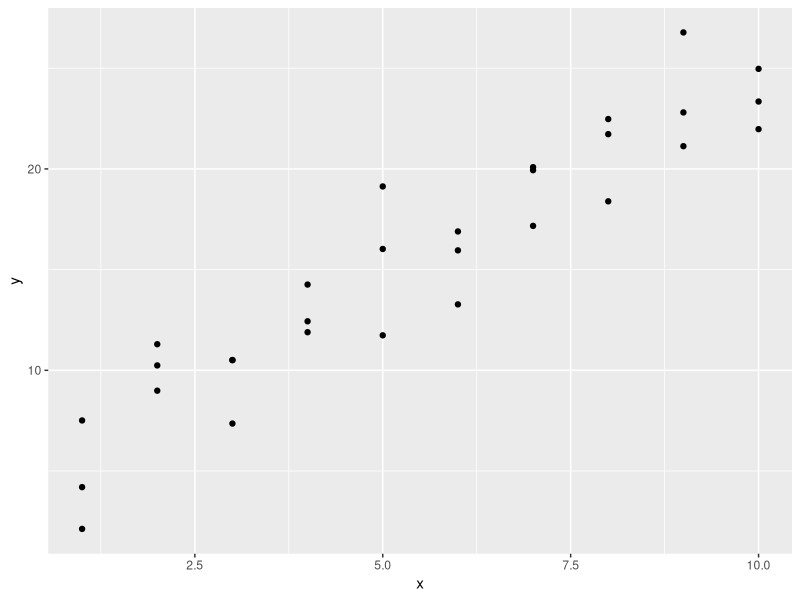
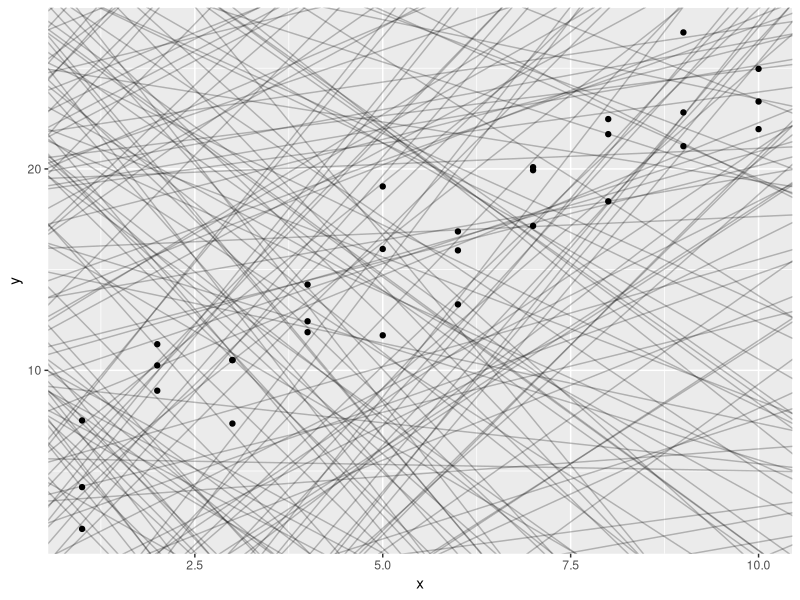
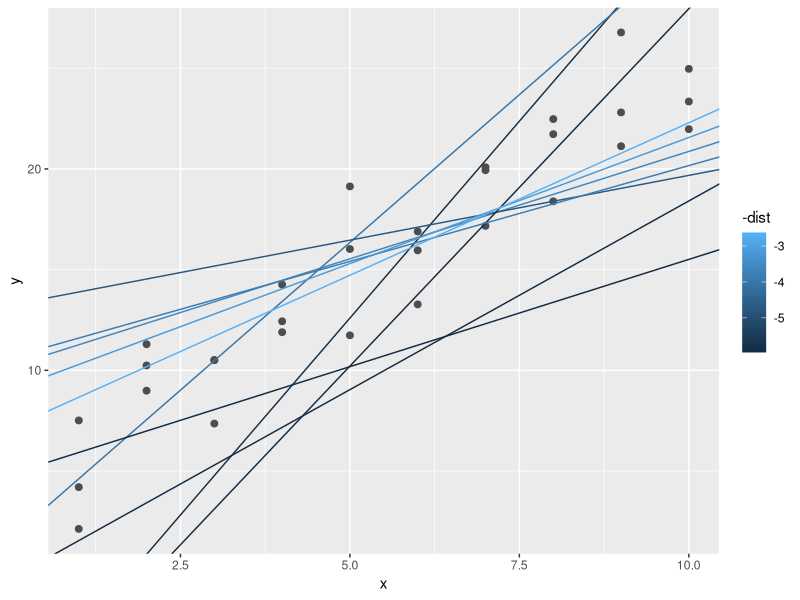
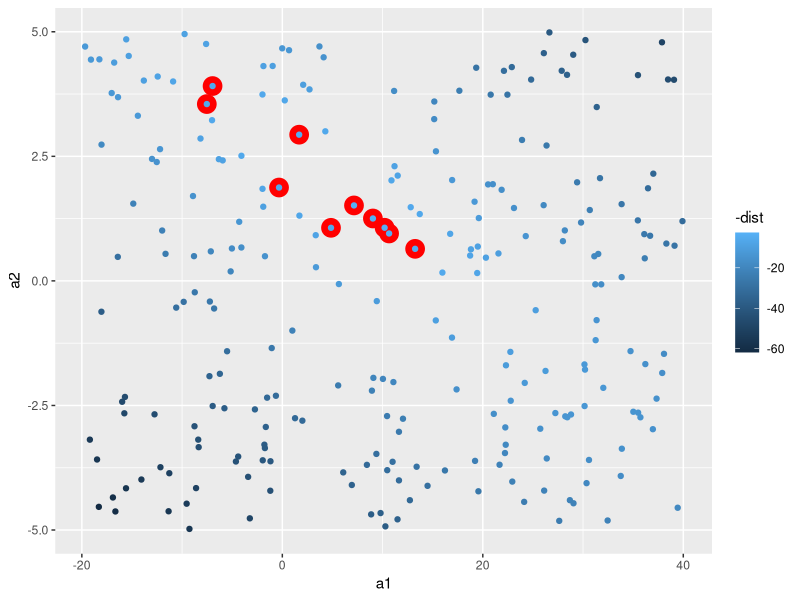
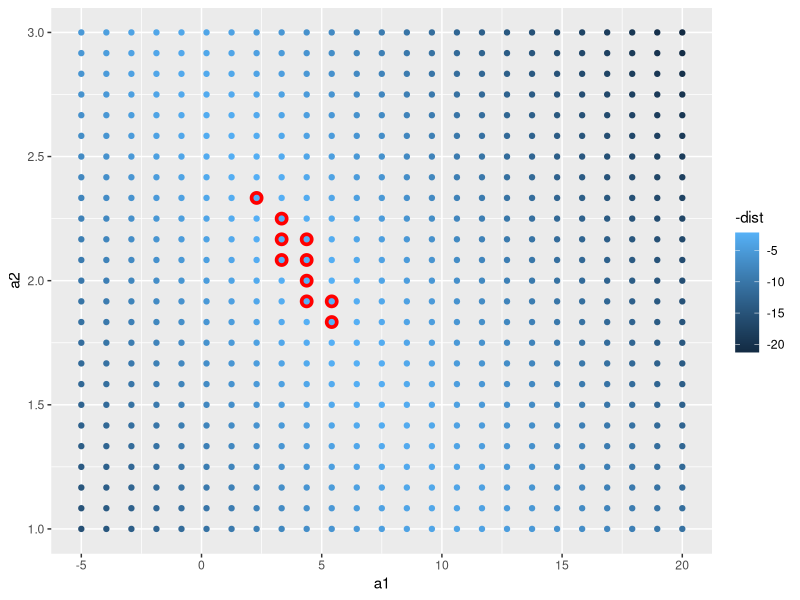
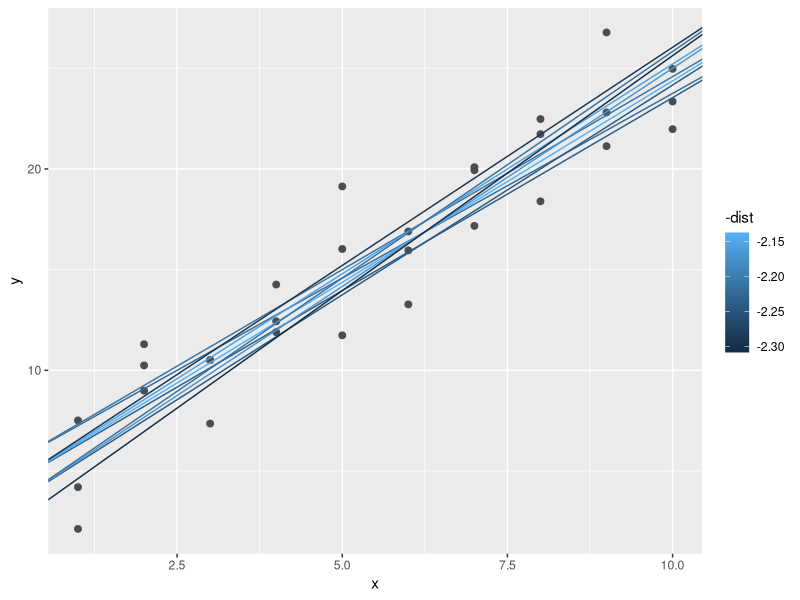
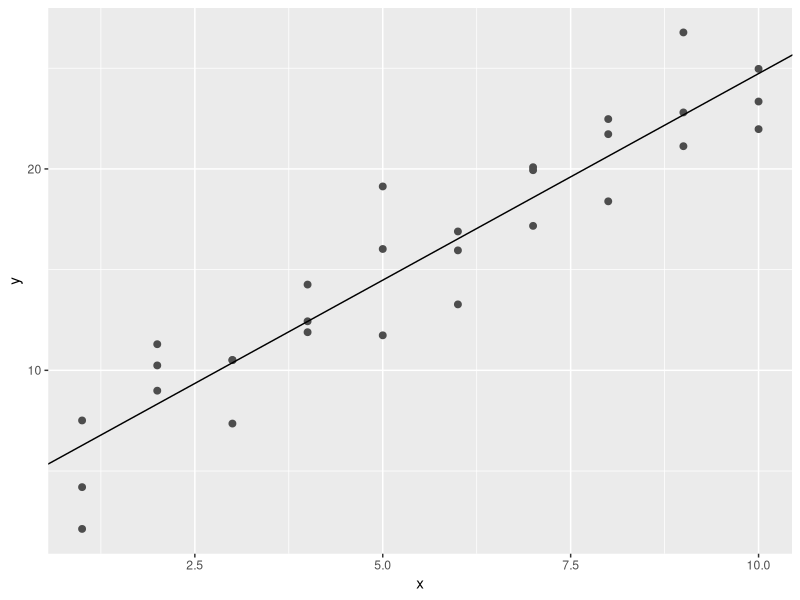
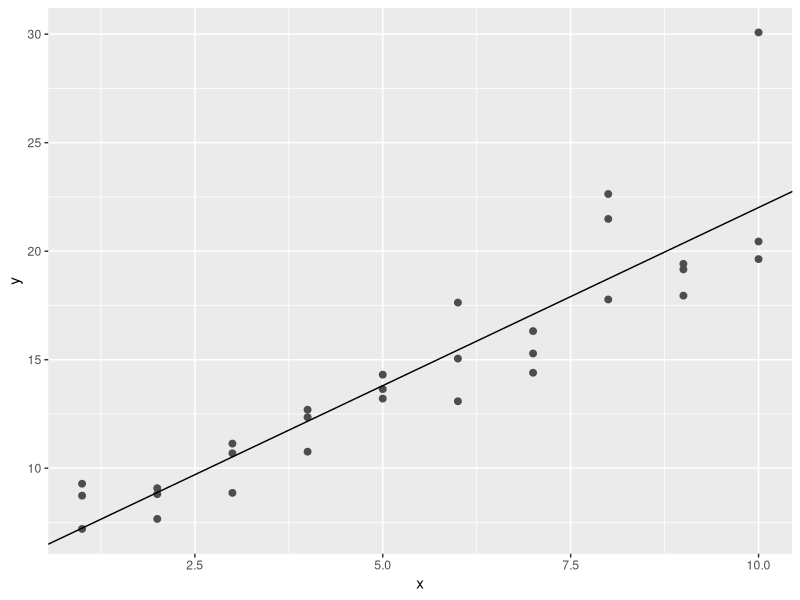

Generate these figures, in order, with R: (Note: this script raises an error after producing the figures.)
# Model Basics with modelr

#we are going to use models to partition data into patterns and residuals(residuals represent the difference between observed values and predicted values)
#source Google: Example: If a regression model predicts a student's test score to be 85, and the actual score is 90, the residual is 5. This indicates the model underestimated the score by 5 points.

#strong patterns will hide subtler trends.
# there are two parts to a model:

## 1. first rule is to define a group of models that helps you to capture a pattern (a straight line or a quadratic curve)
### expressing this as an equation will be: 
### y = a_1 * x + a_2 or
### y - a_1 * x ^ a_2
#### x and y are variables from data
#### a_1 and a_2 are parameters to capture patterns

## 2. after this, you will fit the right model from a family of models.

## George Box quote " All models are wrong, but some are useful."

"The goal of a model is not to uncover truth, but to discover a simple approximation that is still useful."

library(tidyverse)

library(modelr)
options(na.action = na.warn)

# A simple model

ggplot(sim1, aes(x, y)) +
  geom_point()

#> we can see a strong pattern in the data.
#> the relationship looks linear: y = a_0 + a_1 * x
#> we can start by using geom_abline() which takes a slope and intercept as parameters

models <- tibble(
  a1 = runif( 250, -20, 40),
  a2 = runif(250, -5, 5)
)

ggplot(sim1, aes(x, y)) +
  geom_abline(
    aes(intercept = a1, slope = a2),
    data = models, alpha = 1/4
  ) +
  geom_point()

#there are way too many models on this plot, we need to find one that is closer to the data.
#to do that, we need to find the distance between each point and the model.

#creating a function, will help us compute the distance.

model1 <- function(a, data) {
  a[1] + data$x * a[2]
}
model1(c(7, 1.5), sim1)

#next, we need to compute an overall distance betweem the predicted and actual values (for exp, we can use root-mean-squared deviation)

measure_distance <- function(mod, data) {
  diff <- data$y - model1(mod, data)
  sqrt(mean(diff ^ 2))
}

measure_distance(c(7, 1.5), sim1)

#we need a helper function.

sim1_dist <- function(a1, a2) {
  measure_distance(c(a1, a2), sim1)
}

models <- models %>% 
  mutate(dist = purrr::map2_dbl(a1, a2, sim1_dist))
models

#next, we can overlay the 10 best models (the way it is shown to us in the graph - brightest colour is the best(smallest distance)).

ggplot(sim1, aes(x, y)) +
  geom_point(size = 2, color = "grey30") +
  geom_abline(
    aes(intercept = a1, slope = a2, colour = -dist),
    data = filter(models, rank(dist) <= 10)
  )

#in the next scatterplot, the red circles are the best models.

ggplot(models, aes(a1, a2)) +
  geom_point(
    data = filter(models, rank(dist) <= 10),
    size = 6, colour = "red"
  ) +
  geom_point(aes(colour = -dist))

#another option is to generate an evenly spaced grid of points (grid search)

grid <- expand.grid(
  a1 = seq(-5, 20, length = 25),
  a2 = seq(1, 3, length = 25)
) %>% 
  mutate(dist = purrr::map2_dbl(a1, a2, sim1_dist))

grid %>% 
  ggplot(aes(a1, a2)) +
  geom_point(
    data = filter(grid, rank(dist) <= 10),
    size = 4, colour = "red"
  ) +
  geom_point(aes(colour = -dist))

#now let's try and overlay the 10 models:

ggplot(sim1, aes(x, y)) +
  geom_point(size = 2, colour = "grey30") +
  geom_abline(
    aes(intercept = a1, slope = a2, colour = -dist),
    data = filter(grid, rank(dist) <= 10)
  )

#we can do this until we get a finer grid (best model), or we can use a tool named Newton-Raphson search.
#the way this works, is by choosing a starting point and look around for the steepest slope, until you can not go any lower.
#we can use optim() for this modeling:

best <- optim(c(0, 0), measure_distance, data = sim1)
best$par
best

ggplot(sim1, aes(x, y)) +
  geom_point(size = 2, colour = "grey30") +
  geom_abline(intercept = best$par[1], slope = best$par[2])

# you can find the best model if you can minimize the distance by modifying the parameters of the model and having a function that defines the distance between a model and a dataset.

#we can also use linear models, in a form of: y = a_1 + a_2 * x_1 + a_3 * x_2 + ... + a_n * x_(n - 1)

#this simple model is the same to a general linear model where n = 2 and x_1 = x

#lm() formulas look like y ~ x, which lm will translate to a function like y = a_1 + a_2 * x

sim1_mod <- lm(y ~ x, data = sim1)
coef(sim1_mod)
#similar results with optim()

#lm finds the closest model in a single step

# Exercises:

#1. One downside of the linear model is that it is sensitive to unusual values because the distance incorporates a squared term. Fit a linear model to the following simulated data, and visualize the results. Rerun a few times to generate different simulated datasets. What do you notice about the model?

sim1a <- tibble(
  x = rep(1:10, each = 3),
  y = x * 1.5 + 6 + rt(length(x), df = 2)
)

#2. One way to make linear odels more robust is to use a different distance measure. For example, instead of root-mean-squared distance, you could use mean-absolute distance:

measure_distance <- function(mod, data) {
  diff <- data$y - make_prediction(mod, data)
  mean(abs(diff))
}

#Use optim() to fit this model to the pervious simulated data and compare it to the linear model.

#3. One challenge with performing numerical optimization is that it's only guaranteeed to find one local optima. What's the problem with optimizing a three-parameter model like this?

model1 <- function(a, data) {
  a[1] + data$x * a[2] + a[3]
}

#Answers:

#1. 

sim1a <- tibble(
  x = rep(1:10, each = 3),
  y = x * 1.5 + 6 + rt(length(x), df = 2)
)

sim1a_modeling <- lm(y ~ x, data = sim1a)
sim1a_modeling
summary(sim1a_modeling)

ggplot(sim1a, aes(x, y)) +
  geom_point(size = 2, color = "grey30") +
  geom_abline(intercept = sim1a_modeling$coefficients[1], slope = sim1a_modeling$coefficients[2])

# We can notice that everytime we're generating different simulated datasets, by running the summary we can see a big difference at the distance between the fitted line and the data.
# These figures, for example min and max should be equally distributed around the line (or better said, to be approximately same distance to 0)
# The first quantile and the third quantile to be equal distance from zero. (the same goes for the median)

#Extras:
view(sim1a)

ggplot(sim1a, aes(x, y)) +
  geom_point()

ggplot(sim1a, aes(x, y)) +
  geom_point(size = 2, colour = "grey30") +
  geom_abline(
    aes(intercept = a1, slope = a2, color = -dist),
    data = filter(models, rank(dist) <= 10)
  )

coef(sim1a_modeling)

hist(resid(sim1a_modeling), nclass = 2)
boxplot(y ~ x, data = sim1a)

sum <- summary(sim1a_modeling)
sum$coefficients

#2.

make_prediction <- function(a, data) {
  a[1] + data$x * a[2]
}

measure_distance <- function(mod, data) {
  diff <- data$y - make_prediction(mod, data)
  mean(abs(diff))
}

optim_ver <- optim(c(0, 0), measure_distance, data = sim1a)
optim_ver$par

coef(sim1a_modeling)

#3.

sim1a <- tibble(
  x = rep(1:10, each = 3),
  y = x * 1.5 + 6 + rt(length(x), df = 2)
)

model1 <- function(a, data) {
  a[1] + data$x * a[2] + a[3]
}

measure_distance_test <- function(mod, data) {
  diff <- data$y - model1(mod, data)
  mean(abs(diff))
}
sim1a
optim_ver <- optim(c(0,0,0), measure_distance_test, data = sim1a)
optim_ver$par
?optim
#one challenge in optimizing a three-parameter model will be that we question if those parameters are related to each other.

#also, every time I run with the third parameter, as our data has got only 2 variables, it shows a significant amount in the difference between the 3 (this is also called sloppiness).


#Visualising Models

# in the following, we are going to understand a model by looking at its predictions.
# we can also see what the model doesn't capture (these residuals are useful because it allow us to use models to remove striking patterns - studying the remaining ones)


# Predictions

#using modelr::data_grid() to generate an evenly spaced grid

grid <- sim1 %>% 
  data_grid(x)
grid

# using modelr::add_predictions() to add the predictions from the model to a new column

grid <- grid %>% 
  add_predictions(sim1_mod)
grid

ggplot(sim1, aes(x)) +
  geom_point(aes(y = y)) +
  geom_line(
    aes(y = pred),
    data = grid,
    color = "red",
    size = 1
  )

# Residuals

#flip side of predictions

sim1 <- sim1 %>% 
  add_residuals(sim1_mod)
sim1

#here we can understand the spread of the residuals

ggplot(sim1, aes(resid)) +
  geom_freqpoly(binwidth = 0.5)

ggplot(sim1, aes(x, resid)) +
  geom_ref_line(h = 0) +
  geom_point()

# Exercises:

#1. Instead of using lm() to fit a straight line, you can use loess() to fit a smooth curve. Repeat the process of model fitting, grid generation, predictions, and visualisation on sim1 using loess() instead of lm(). How does the result compare to geom_smooth()?

#2. add_predictions() is paired with gather_predictions() and spread_predictions(). How do these three functions differ?

#3. What does geom_ref_line() do? What package does it come from? Why is displaying a reference line in plots showing residuals useful and important?

#4. Why might you want to look at a frequency polygon of absolute residuals? What are the pros and cons comapred to looking at the raw residuals?

# Answers:

#1.

sim1_modeling_loess <- loess(y ~ x, data = sim1)
sim1_modeling_loess

sim1_modeling_lm <- lm(y ~ x, data = sim1)
sim1_modeling_lm

sim1 <- sim1 %>% 
  add_residuals(sim1_modeling_lm) %>% 
  add_predictions(sim1_modeling_lm) %>% 
  add_residuals(sim1_modeling_loess) %>% 
  add_predictions(sim1_modeling_loess)

loess_plot <- ggplot(
  sim1, aes(x, y)) +
  geom_point() +
  geom_line(aes(x, pred), data = sim1, color = "green")
loess_plot

sim1_modeling_lm_resid <- sim1 %>% add_residuals(sim1_modeling_lm)
sim1_modeling_lm_resid

sim1_modeling_loess_resid <- sim1 %>% add_residuals(sim1_modeling_loess)
sim1_modeling_loess_resid

ggplot() +
  geom_freqpoly(data = sim1_modeling_lm_resid, aes(resid), color = "blue") +
  geom_freqpoly(data = sim1_modeling_loess_resid, aes(resid), color = "green")


#let's try geom_smooth()

loess_plot +
  geom_smooth(method = "loess", color = "red", se = FALSE)

#they're identical

#2.

?add_predictions
add_predictions(data, model, var = "pred", type = NULL)

spread_predictions(data, ..., type = NULL)

gather_predictions(data, ..., .pred = "pred", .model = "model", type = NULL)

#spread_predictions adds one column for each model. gather_predictions adds two columns .model and .pred, and repeats the input rows for each model.

#3.

help("geom_ref_line")
#Add a reference line (ggplot2).
#package modelr

#4.

ggplot() +
  geom_freqpoly(data = sim1_modeling_lm_resid, aes(abs(resid)), color = "blue")

# the difference between the 2 is that the absolute residuals removes the negative signs,
#I believe it is good to be used, in case our raw residual is wrong, and we can see how the prediction would look like differently.

#we can never see with the absolute residual if it is under or over fitted.


# Formulas and Model Families

#recap:
?facet_wrap
p <- ggplot(mpg, aes(displ, hwy)) + geom_point()
view(p)
p + facet_wrap(vars(class))

?facet_grid
p + facet_grid(rows = vars(drv))
?model_matrix() #can be used to see what R actually does, each column is associated with one coefficient in the model, the formula: y = a_1 * out1 + a_2 * out_2
model_matrix(mtcars, mpg ~ cyl)

#> the majority of modeling functions in R use a standard conversion from formulas to functions.
#> for example: y ~ x is similar to y = a_1 + a_2 * x

df <- tribble(
  ~y,  ~x1,  ~x2,
   4,    2,    5,
   5,    1,    6
)

model_matrix(df, y ~ x1)

#we can drop the column of 1 with:
model_matrix(df, y ~ x1 - 1)

model_matrix(df, y ~ x1 + x2)


# Categorical variables

#generating a function from a formula is easy when the predictor is continuous, but complicated when the predictor is categorical.

df <- tribble(
   ~ sex,    ~ response,
  "male",    1,
  "female",  2,
  "male",    1
)

model_matrix(df, response ~ sex)

ggplot(sim2) +
  geom_point(aes(x, y))

mod2 <- lm(y ~ x, data = sim2)

grid <- sim2 %>% 
  data_grid(x) %>% 
  add_predictions(mod2)
grid

#a model with a categorical x will predict the mean value for each category, because the mean minimizes the root-mean-squared distance.

#let's see this on the next graph, overlaying the predictions on top of the data:

ggplot(sim2, aes(x)) +
  geom_point(aes(y = y)) +
  geom_point(
    data = grid,
    aes(y = pred),
    color = "red",
    size = 4
  )

tibble(x = "e") %>% 
  add_predictions(mod2) #this wont work because our data hasn't got the variable e

# Interactions (Continuous and Categorical)

#let's see what happens when you combine a categorical and continuous variable, we are using sim3 for this simulation.

ggplot(sim3, aes(x1, y)) +
  geom_point(aes(colour = x2))

sim3

#there are 2 possible models that we can use:

mod1 <- lm(y ~ x1 + x2, data = sim3)
mod2 <- lm(y ~ x1 * x2, data = sim3)

# the PLUS in our equation, will make the model estimate each effect independent of all the others.
# we can us MULTIPLY (asterix) and in this case both the individual and interaction components are included in the model: y ~ x1 * x2 will be y = a_0 + a_1 * a1 + a_2 * a2 + a_12 * a1 * a2

#to visualise these models, we use two tricks:
?data_grid
data_grid(mtcars, vs, am) # To visualise a model, it is very useful to be able to generate an evenly spaced grid of points from the data. data_grid helps you do this by wrapping around tidyr::expand().

##> in our case, because we got 2 predictors x1 and x2, we need to give data_grid() both variables so it can generate all combinations between the 2.
##> now, to generate predictions for mod1 and mod2, we are using gather_predictions() (this will add as a row) - the complement is spread_predictions()
##> the result will be:
?gather_predictions

grid <- sim3 %>% 
  data_grid(x1, x2) %>% 
  gather_predictions(mod1, mod2)
grid

ggplot(sim3, aes(x1, y, colour = x2)) +
  geom_point() +
  geom_line(data = grid, aes(y = pred)) +
  facet_wrap(~ model)

#INFO! - the model that uses + has the same slope for each line, but different intercepts.
#      - the model that uses * has a different slope and intercept for each line.

#let's find out which model is better for this data:

sim3 <- sim3 %>% 
  gather_residuals(mod1, mod2)

ggplot(sim3, aes(x1, resid, colour = x2)) +
  geom_point() +
  facet_grid(model ~ x2)


# Interactions ( two continuous )

mod1 <- lm(y ~ x1 + x2, data = sim4)
mod2 <- lm(y ~ x1 * x2, data = sim4)

grid <- sim4 %>% 
  data_grid(
    x1 = seq_range(x1, 5),
    x2 = seq_range(x2, 5)
  ) %>% 
  gather_predictions(mod1, mod2)

grid %>%  view

#seq_range helps us use spaced grid values between minimum and maximum numbers.

# pretty = TRUE will generate a "pretty" sequence.

seq_range(c(0.0123, 0.923423), n = 5)
seq_range(c(0.0123, 0.923423), n = 5, pretty = TRUE)

# trim = 0.1 will trim off 10% of the tail values ( you can also generate values near the center)

x1 <- rcauchy(100)
seq_range(x1, n = 5)

seq_range(x1, n = 5, trim = 0.1)
seq_range(x1, n = 5, trim = 0.25)
seq_range(x1, n = 5, trim = 0.50)

# expand = 0.1 is the opposite of trim() - expending by 10%

x2 <- c(0, 1)
seq_range(x2, n = 5)

seq_range(x2, n = 5, expand = 0.1)
seq_range(x2, n = 5, expand = 0.25)
seq_range(x2, n = 5, expand = 0.5)

ggplot(grid, aes(x1, x2)) +
  geom_tile(aes(fill = pred)) +
  facet_wrap(~ model)

#this grid it is hard to understand, so we can try something different, using geom line:

ggplot(grid, aes(x1, pred, color = x2, group = x2)) +
  geom_line() +
  facet_wrap(~ model)

ggplot(grid, aes(x2, pred, colour = x1, group = x1)) +
  geom_line() +
  facet_wrap(~ model)

#we need to consider both values of x1 and x2 simultaneously in order to predict y.
# the model doesn't have to be perfect, it just has to help you reveal a little more about your data.

# Transformations

#we can perform transformations inside the model formula:
#exp:
log(y) ~ sqrt(x1) + x2 # => y = a_1 + a_2 * x1 * sqrt(x) + a_3 * x2

#if your transformation involves +, *, etc.we need to wrap it in I()
#exp:

y ~ x + I(x ^ 2) # => y = a_1 + a_2 * x + a_3 * x^2
#now, if we forget the I() and specify:
y ~ x ^ 2 + x # this will be y ~ x * x + x meaning that y ~ x ^ 2 + x specifies y = a_1 + a_2 * x 

#you can always use model_matrix to see what the equation is doing:

df <- tribble(
  ~y,   ~x,
   1,    1,
   2,    2,
   3,    3
)

model_matrix(df, y ~ x^2 + x)

model_matrix(df, y ~ I(x^2) + x)

#we can use this transformations to approximate nonlinear functions.

#we can also make use of Taylor's theorem, using a linear function to get arbitrarily close to a smooth function:
y = a_1 + a_2 * x + a_3 * x^2 + a_4 * x ^ 3 #we can do this by using poly():
model_matrix(df, y ~ poly(x, 2)) #the downside of using poly is that outside of the data, polynomials shoot off to positive or negative infinity

#an alternative to poly:
library(splines)
model_matrix(df, y ~ ns(x, 2))

#approximating a non-linear function:
sim5 <- tibble(
  x = seq(0, 3.5 * pi, length = 50),
  y = 4 * sin(x) + rnorm(length(x))
)

ggplot(sim5, aes(x, y)) +
  geom_point()

#fitting 5 models:

mod1 <- lm(y ~ ns(x, 1), data = sim5)
mod2 <- lm(y ~ ns(x, 2), data = sim5)
mod3 <- lm(y ~ ns(x, 3), data = sim5)
mod4 <- lm(y ~ ns(x, 4), data = sim5)
mod5 <- lm(y ~ ns(x, 5), data = sim5)

grid <-  sim5 %>% 
  data_grid(x = seq_range(x, n = 50, expand = 0.1)) %>% 
  gather_predictions(mod1, mod2, mod3, mod4, mod5, .pred = "y")

ggplot(sim5, aes(x, y)) +
  geom_point() +
  geom_line(data = grid, colour = "red") +
  facet_wrap( ~ model)

#the model can not tell you if the behavior is true - we have to rely on theory and science.

# Exercises:

#1. What happens if you repeat the analysis of sim2 using a model without an intercept? What happens to the model equation? What happens to the predictions:

#2. Use model_matrix() to explore the equations generated for the models I fit to sim3 and sim4. Why is * a good shorthand for interaction?

#3. Using the basic principles, convert the formulas in the following two models into functions. (Hint: start by converting the categorical variable into 0-1 variables.)

mod1 <- lm(y ~ x1 + x2, data = sim3)
mod2 <- lm(y ~ x1 * x2, data = sim3)

#4. For sim4, which of mod1 and mod2 is better? I think mod2 does a slightly better job at removing patterns, but it's pretty subtle. Can you come up with a plot to support my claim?

# Answers:

#1. 

mod234 <- lm(y ~ x, data = sim2)

#Source geeksforgeeks: To remove the intercept from a linear model, we manually set the value of intercept zero. In this way, we may not necessarily get the best fit line but the line guaranteed passes through the origin. To set the intercept as zero we add 0 and plus sign in front of the fitting formula. This makes the intercept zero.

mod_Nintercept <- lm(y ~ 0 + x, data = sim2)

grid <- sim2 %>% 
  data_grid(x) %>% 
  add_predictions(mod234)
grid

grid2_interc <- sim2 %>% 
  data_grid(x) %>% 
  add_predictions(mod_Nintercept)
grid2_interc

#we are adding a zero to the model equation, but the predictions remain the same.

#2. 

model_matrix(sim3, y ~ x1 + x2)
model_matrix(sim3, y ~ x1 * x2)
model_matrix(sim4, y ~ x1 * x2)

# * is a good shorthand for interaction because it gives you a wider view of the calculation. 
#Source google: symbol is a shortcut that adds both the individual predictors and their interaction term(s)
?model_matrix

#3. 

mod1 <- lm(y ~ x1 + x2, data = sim3)

mod2 <- lm(y ~ x1 + x2, data = sim3)

#convert categorical variables into 0-1 variables

sim3 <- sim3 %>% mutate(present = 1) %>% spread(x2, present, fill = 0)
sim3

mod1 <- lm(y ~ x1 + a + b + c + d, data = sim3)
mod2 <- lm(y ~ x1 * a * b * c * d, data = sim3)

head(model.matrix(data = sim3, y ~ x1 * a * b *c * d))
